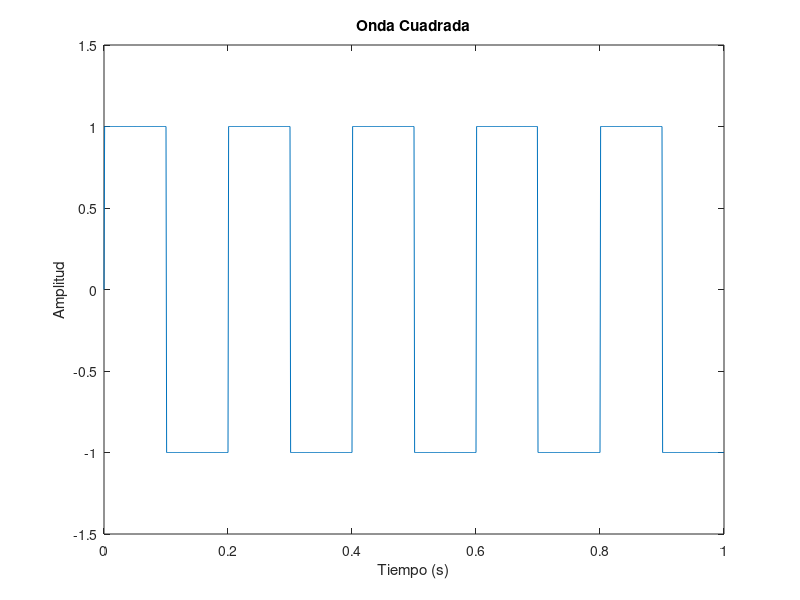

The MATLAB source for this figure:
% Reutilizamos el vector temporal (t) y la frecuencia (f) anterior
% Podemos generarla usando la función 'square' (si tienes el toolbox) 
% o simplemente usando el signo (sgn) de una senoidal pura:
fs = 1000;              % Frecuencia de muestreo (Hz)
t = 0:1/fs:1;           % Vector de tiempo de 0 a 1 segundo
f = 5;                  % Frecuencia de la señal (5 Hz)
A = 2;                  % Amplitud
x_cuadrada = sign(sin(2 * pi * f * t));

% (Opcional) Graficar
plot(t, x_cuadrada);
title('Onda Cuadrada');
xlabel('Tiempo (s)');
ylabel('Amplitud');
axis([0 1 -1.5 1.5]); % Ajuste de ejes para verla mejor
pause(15);
